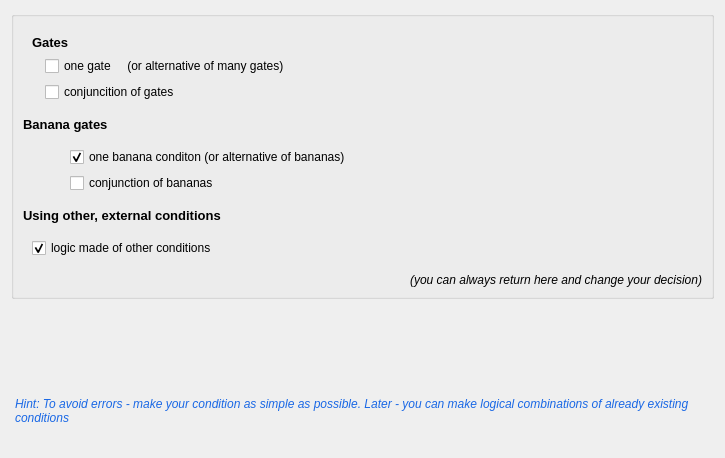
  <widget class="QWizardPage" name="wizardPage_which_of_5_possibilites">
   <property name="title">
    <string>Mark the options which you plan to use</string>
   </property>
   <property name="subTitle">
    <string>By this - your work will be simpler   -  (as the wizard will show only revelant pages)</string>
   </property>
   <layout class="QVBoxLayout" name="verticalLayout_25" stretch="3,3,3">
    <item>
     <widget class="QGroupBox" name="groupBox_4">
      <property name="font">
       <font>
        <pointsize>9</pointsize>
       </font>
      </property>
      <property name="title">
       <string/>
      </property>
      <property name="checkable">
       <bool>false</bool>
      </property>
      <layout class="QVBoxLayout" name="verticalLayout_24">
       <item>
        <widget class="QFrame" name="frame">
         <property name="frameShadow">
          <enum>QFrame::Raised</enum>
         </property>
         <layout class="QVBoxLayout" name="verticalLayout_11">
          <item>
           <widget class="QLabel" name="label_11">
            <property name="font">
             <font>
              <pointsize>10</pointsize>
              <weight>75</weight>
              <bold>true</bold>
             </font>
            </property>
            <property name="text">
             <string>Gates</string>
            </property>
           </widget>
          </item>
          <item>
           <layout class="QHBoxLayout" name="horizontalLayout_2">
            <item>
             <widget class="QLabel" name="label_4">
              <property name="text">
               <string/>
              </property>
              <property name="pixmap">
               <pixmap resource="greware_icons.qrc">:/images/images/oneD_gate.png</pixmap>
              </property>
             </widget>
            </item>
            <item>
             <layout class="QVBoxLayout" name="verticalLayout_6">
              <item>
               <widget class="QCheckBox" name="checkBox_OR_gates">
                <property name="text">
                 <string>one gate     (or alternative of many gates)</string>
                </property>
               </widget>
              </item>
              <item>
               <widget class="QCheckBox" name="checkBox_AND_gates">
                <property name="text">
                 <string>conjuncition of gates</string>
                </property>
               </widget>
              </item>
             </layout>
            </item>
            <item>
             <spacer name="horizontalSpacer_2">
              <property name="orientation">
               <enum>Qt::Horizontal</enum>
              </property>
              <property name="sizeHint" stdset="0">
               <size>
                <width>403</width>
                <height>20</height>
               </size>
              </property>
             </spacer>
            </item>
           </layout>
          </item>
         </layout>
        </widget>
       </item>
       <item>
        <spacer name="verticalSpacer_5">
         <property name="orientation">
          <enum>Qt::Vertical</enum>
         </property>
         <property name="sizeHint" stdset="0">
          <size>
           <width>20</width>
           <height>8</height>
          </size>
         </property>
        </spacer>
       </item>
       <item>
        <widget class="QLabel" name="label_12">
         <property name="font">
          <font>
           <pointsize>10</pointsize>
           <weight>75</weight>
           <bold>true</bold>
          </font>
         </property>
         <property name="text">
          <string>Banana gates</string>
         </property>
        </widget>
       </item>
       <item>
        <widget class="QFrame" name="frame_2">
         <layout class="QHBoxLayout" name="horizontalLayout_3">
          <item>
           <widget class="QLabel" name="label_5">
            <property name="sizePolicy">
             <sizepolicy hsizetype="Fixed" vsizetype="Fixed">
              <horstretch>0</horstretch>
              <verstretch>0</verstretch>
             </sizepolicy>
            </property>
            <property name="minimumSize">
             <size>
              <width>32</width>
              <height>32</height>
             </size>
            </property>
            <property name="text">
             <string/>
            </property>
            <property name="pixmap">
             <pixmap resource="greware_icons.qrc">:/images/images/bananas.png</pixmap>
            </property>
            <property name="scaledContents">
             <bool>true</bool>
            </property>
           </widget>
          </item>
          <item>
           <layout class="QVBoxLayout" name="verticalLayout_7">
            <item>
             <widget class="QCheckBox" name="checkBox_OR_bananas">
              <property name="text">
               <string>one banana conditon (or alternative of bananas)</string>
              </property>
              <property name="checked">
               <bool>true</bool>
              </property>
             </widget>
            </item>
            <item>
             <widget class="QCheckBox" name="checkBox_AND_bananas">
              <property name="text">
               <string>conjunction of bananas</string>
              </property>
             </widget>
            </item>
           </layout>
          </item>
          <item>
           <spacer name="horizontalSpacer_3">
            <property name="orientation">
             <enum>Qt::Horizontal</enum>
            </property>
            <property name="sizeHint" stdset="0">
             <size>
              <width>333</width>
              <height>20</height>
             </size>
            </property>
           </spacer>
          </item>
         </layout>
        </widget>
       </item>
       <item>
        <spacer name="verticalSpacer_6">
         <property name="orientation">
          <enum>Qt::Vertical</enum>
         </property>
         <property name="sizeHint" stdset="0">
          <size>
           <width>20</width>
           <height>8</height>
          </size>
         </property>
        </spacer>
       </item>
       <item>
        <widget class="QLabel" name="label_13">
         <property name="font">
          <font>
           <pointsize>10</pointsize>
           <weight>75</weight>
           <bold>true</bold>
          </font>
         </property>
         <property name="text">
          <string>Using other, external conditions</string>
         </property>
        </widget>
       </item>
       <item>
        <widget class="QFrame" name="frame_3">
         <layout class="QVBoxLayout" name="verticalLayout_4">
          <item>
           <widget class="QCheckBox" name="checkBox_external_conditions">
            <property name="text">
             <string>logic made of other conditions</string>
            </property>
            <property name="checked">
             <bool>true</bool>
            </property>
           </widget>
          </item>
         </layout>
        </widget>
       </item>
       <item>
        <widget class="QLabel" name="label_3">
         <property name="text">
          <string>&lt;html&gt;&lt;head/&gt;&lt;body&gt;&lt;p&gt;&lt;span style=&quot; font-style:italic;&quot;&gt;(you can always return here and change your decision)&lt;/span&gt;&lt;/p&gt;&lt;/body&gt;&lt;/html&gt;</string>
         </property>
         <property name="alignment">
          <set>Qt::AlignRight|Qt::AlignTrailing|Qt::AlignVCenter</set>
         </property>
        </widget>
       </item>
      </layout>
     </widget>
    </item>
    <item>
     <spacer name="verticalSpacer_2">
      <property name="orientation">
       <enum>Qt::Vertical</enum>
      </property>
      <property name="sizeHint" stdset="0">
       <size>
        <width>17</width>
        <height>98</height>
       </size>
      </property>
     </spacer>
    </item>
    <item>
     <widget class="QLabel" name="label_2">
      <property name="text">
       <string>&lt;html&gt;&lt;head/&gt;&lt;body&gt;&lt;p&gt;&lt;span style=&quot; font-style:italic; color:#1a68e5;&quot;&gt;Hint: To avoid errors - make your condition as simple as possible. Later - you can make logical combinations of already existing conditions&lt;/span&gt;&lt;/p&gt;&lt;/body&gt;&lt;/html&gt;</string>
      </property>
      <property name="wordWrap">
       <bool>true</bool>
      </property>
      <property name="indent">
       <number>4</number>
      </property>
     </widget>
    </item>
   </layout>
  </widget>
